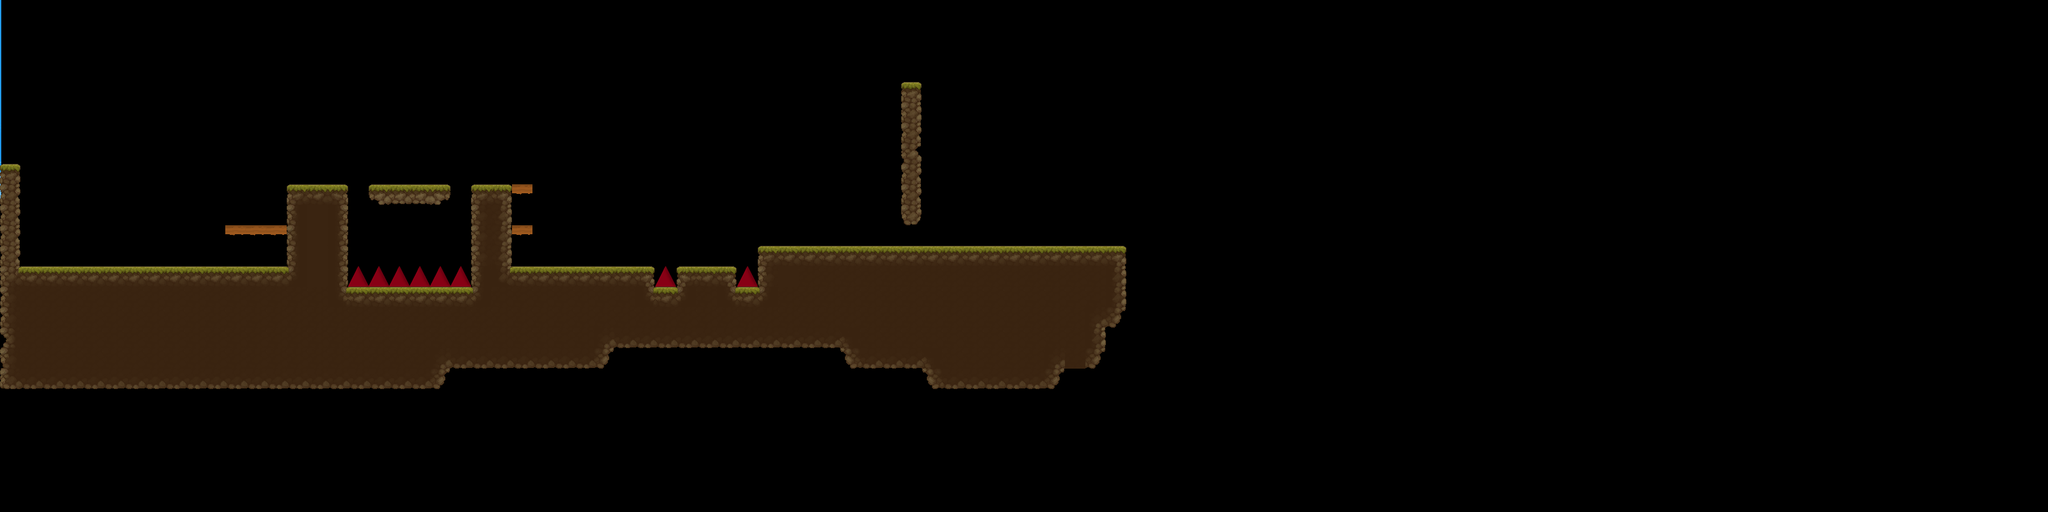

A 2D game scene composited from a Tiled map and its tileset images. What follows is a short description and the map's XML, with each tile layer's data collapsed to a summary:
An orthogonal 100x25 tile map with 32x32 px tiles, 4 tile layers (Ground, Hazards, Platforms, Fluff), 11 tilesets, 1 image layer and 35 objects (8x gxpengine_template.Ground, 6x gxpengine_template.Coin, 3x gxpengine_template.Platform, 3x gxpengine_template.Hazard, 2x gxpengine_template.SpellPickUp, ...).

<map version="1.10" tiledversion="1.10.2" orientation="orthogonal" renderorder="right-down" width="100" height="25" tilewidth="32" tileheight="32" infinite="0" nextlayerid="17" nextobjectid="88">
 <tileset firstgid="1" name="Ground" tilewidth="32" tileheight="32" tilecount="256" columns="16">
  <image source="TX Tileset Ground.png" width="512" height="512" />
 </tileset>
 <tileset firstgid="257" name="HeartUI" tilewidth="253" tileheight="254" tilecount="1" columns="1">
  <image source="heart.png" width="254" height="254" />
 </tileset>
 <tileset firstgid="258" name="MoneyUI" tilewidth="14" tileheight="16" tilecount="1" columns="1">
  <image source="CoinSprite.png" width="14" height="16" />
 </tileset>
 <tileset firstgid="259" name="SpellSlot" tilewidth="200" tileheight="200" tilecount="1" columns="1">
  <image source="spellSlot.png" width="200" height="200" />
 </tileset>
 <tileset firstgid="260" name="PortalSS" tilewidth="620" tileheight="486" tilecount="4" columns="4">
  <image source="PortalSS.png" width="2480" height="486" />
 </tileset>
 <tileset firstgid="264" name="Hazard" tilewidth="32" tileheight="32" tilecount="1" columns="1">
  <image source="Spike.png" width="32" height="32" />
 </tileset>
 <tileset firstgid="265" name="Platforms" tilewidth="32" tileheight="32" tilecount="1" columns="1">
  <image source="Platform.png" width="32" height="32" />
 </tileset>
 <tileset firstgid="266" name="healthPickUp" tilewidth="16" tileheight="16" tilecount="4" columns="4">
  <image source="GreenGem.png" width="64" height="16" />
 </tileset>
 <tileset firstgid="270" name="Coin" tilewidth="16" tileheight="16" tilecount="5" columns="5">
  <image source="MonedaD.png" width="80" height="16" />
 </tileset>
 <tileset firstgid="275" name="Lock" tilewidth="24" tileheight="33" tilecount="18" columns="18">
  <image source="Lock.png" width="432" height="33" />
 </tileset>
 <tileset firstgid="293" name="CheckPoint" tilewidth="31" tileheight="34" tilecount="2" columns="2">
  <image source="CheckPoint.png" width="62" height="34" />
 </tileset>
 <imagelayer id="3" name="Backgrounds" offsetx="-574.667" offsety="-6.303">
  <image source="Clouds 1/1.png" width="576" height="324" />
 </imagelayer>
 <objectgroup id="10" name="WorldText">
  <object id="68" name="txt1" x="66" y="183" width="195.333" height="105.667">
   <text wrap="1">Use spell - Q
Undo portal - E
Attack - SPACEBAR
1,2,3,4 - Combo ON BEAT (see circle in top left corner)
</text>
  </object>
 </objectgroup>
 <objectgroup id="6" name="UI">
  <object id="23" name="CombinationUI" type="gxpengine_template.ComboUI" x="736" y="224" width="32" height="128" />
  <object id="25" name="beatVisual" type="gxpengine_template.BeatVisualiser" x="0" y="512" width="54" height="56">
   <properties>
    <property name="ShrinkSpeed" type="float" value="0.005" />
   </properties>
  </object>
  <object id="28" name="spellNotifier" type="gxpengine_template.SpellNotifier" x="448" y="32" width="64" height="64">
   <properties>
    <property name="NotifyTimer" type="float" value="2" />
   </properties>
  </object>
  <object id="44" name="healthUI" type="gxpengine_template.HealthUI" gid="257" x="704" y="512" width="64" height="64.253">
   <properties>
    <property name="HealthHolderName" value="player" />
   </properties>
  </object>
  <object id="53" name="spellSlot" type="gxpengine_template.SpellSlot" x="0" y="0" width="64" height="64">
   <properties>
    <property name="EmptyMenuSpriteFileName" value="circle.png" />
    <property name="WarningTimer" type="float" value="0.1" />
   </properties>
  </object>
  <object id="54" name="moneyUI" type="gxpengine_template.MoneyUI" gid="258" x="704" y="576" width="64" height="64">
   <properties>
    <property name="MoneyHolderName" value="player" />
   </properties>
  </object>
 </objectgroup>
 <objectgroup id="2" name="Object Layer 1">
  <object id="6" name="LVL2.tmx" type="gxpengine_template.Gate" x="1440" y="294" width="171" height="90" />
  <object id="10" name="player" type="gxpengine_template.Player" x="128" y="384" width="32" height="32">
   <properties>
    <property name="AttackSound" value="8-bit-punch-short.wav" />
    <property name="AttackVolume" type="float" value="0.5" />
    <property name="BeatsPerMove" type="float" value="0.25" />
    <property name="CoolDown" type="int" value="700" />
    <property name="CritMult" type="float" value="2" />
    <property name="Damage" type="int" value="1" />
    <property name="FallBuildUpSpeed" type="float" value="0.07" />
    <property name="Health" type="int" value="5" />
    <property name="JumpHeight" type="float" value="64" />
    <property name="JumpLag" type="float" value="80" />
    <property name="MaxFallSpeed" type="float" value="10" />
    <property name="MaxHealth" type="int" value="6" />
    <property name="VisualStayTime" type="float" value="0.6" />
    <property name="WalkStep" type="float" value="32" />
   </properties>
  </object>
  <object id="35" name="door" type="gxpengine_template.Door" x="1408" y="352" width="32" height="32" />
  <object id="38" name="enemy" type="gxpengine_template.Enemy" x="864" y="384" width="32" height="32">
   <properties>
    <property name="AttackSound" value="Sound/8-bit-punch-short.wav" />
    <property name="AttackVolume" type="float" value="0.1" />
    <property name="BeatsPerMove" type="float" value="0.5" />
    <property name="Coins" type="int" value="2" />
    <property name="CoolDown" type="int" value="2000" />
    <property name="CritMult" type="float" value="1" />
    <property name="Damage" type="int" value="1" />
    <property name="FallBuildUpSpeed" type="float" value="0.07" />
    <property name="Health" type="int" value="5" />
    <property name="MaxFallSpeed" type="float" value="1" />
    <property name="MaxHealth" type="int" value="6" />
    <property name="MovePattern" value="moveRight,attackBehind,moveRight,attack,moveLeft,attack,moveLeft" />
    <property name="VisualStayTime" type="float" value="0.6" />
    <property name="WalkStep" type="float" value="32" />
   </properties>
  </object>
  <object id="48" name="portalPickUp" type="gxpengine_template.SpellPickUp" gid="261" x="379" y="352" width="40.1646" height="31.4839">
   <properties>
    <property name="PickUpSound" value="Sound/PowerUp.mp3" />
    <property name="SpellPrefabName" value="PortalSpell" />
    <property name="Volume" type="float" value="0.2" />
   </properties>
  </object>
  <object id="49" name="heal_PU" type="gxpengine_template.HealthPickUp" gid="268" x="960" y="416" width="32" height="32">
   <properties>
    <property name="Amount" type="int" value="2" />
    <property name="PickUpSound" value="Sound/PowerUp.mp3" />
    <property name="Volume" type="float" value="0.2" />
   </properties>
  </object>
  </objectgroup>
 <objectgroup id="8" name="Managers">
  <!-- 1 objects omitted --></objectgroup>
 <objectgroup id="14" name="Groundd" class="gxpengine_template.Ground">
  <!-- 8 objects omitted --></objectgroup>
 <objectgroup id="15" name="Platforms" class="gxpengine_template.Platform">
  <!-- 3 objects omitted --></objectgroup>
 <objectgroup id="16" name="Hazards" class="gxpengine_template.Hazard">
  <!-- 3 objects omitted --></objectgroup>
 <layer id="1" name="Ground" width="100" height="25">
  <data>[2500 cells, 71 non-empty, 18 distinct tile ids]</data>
 </layer>
 <layer id="7" name="Hazards" class="gxpengine_template.Hazard" width="100" height="25">
  <data>[2500 cells, 4 non-empty, 1 distinct tile ids]</data>
 </layer>
 <layer id="4" name="Platforms" width="100" height="25">
  <properties>
   <property name="class" value="gxpengine_template.Platform" />
  </properties>
  <data>[2500 cells, 5 non-empty, 1 distinct tile ids]</data>
 </layer>
 <layer id="9" name="Fluff" class="gxpengine_template.FluffTile" width="100" height="25">
  <data>[2500 cells, 276 non-empty, 20 distinct tile ids]</data>
 </layer>
</map>
<!-- 22 of 35 objects omitted -->
